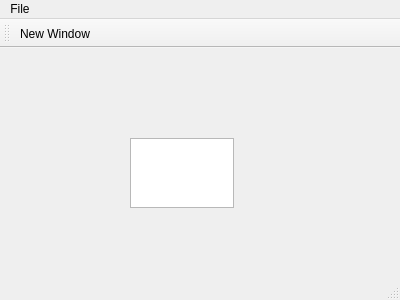
<?xml version="1.0" encoding="UTF-8"?>
<ui version="4.0">
 <class>MainWindow</class>
 <widget class="QMainWindow" name="MainWindow">
  <property name="geometry">
   <rect>
    <x>0</x>
    <y>0</y>
    <width>400</width>
    <height>300</height>
   </rect>
  </property>
  <property name="windowTitle">
   <string>MainWindow</string>
  </property>
  <widget class="QWidget" name="centralWidget">
   <widget class="QPlainTextEdit" name="plainTextEdit">
    <property name="geometry">
     <rect>
      <x>130</x>
      <y>90</y>
      <width>104</width>
      <height>70</height>
     </rect>
    </property>
   </widget>
  </widget>
  <widget class="QMenuBar" name="menuBar">
   <property name="geometry">
    <rect>
     <x>0</x>
     <y>0</y>
     <width>400</width>
     <height>20</height>
    </rect>
   </property>
   <widget class="QMenu" name="menuFile">
    <property name="title">
     <string>File</string>
    </property>
    <addaction name="actionNew_Window"/>
   </widget>
   <addaction name="menuFile"/>
  </widget>
  <widget class="QToolBar" name="mainToolBar">
   <attribute name="toolBarArea">
    <enum>TopToolBarArea</enum>
   </attribute>
   <attribute name="toolBarBreak">
    <bool>false</bool>
   </attribute>
   <addaction name="actionNew_Window"/>
  </widget>
  <widget class="QStatusBar" name="statusBar"/>
  <action name="actionNew_Window">
   <property name="text">
    <string>New Window</string>
   </property>
  </action>
 </widget>
 <layoutdefault spacing="6" margin="11"/>
 <resources/>
 <connections/>
</ui>
